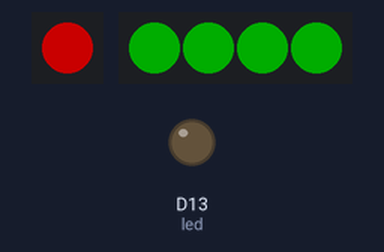
A program run on a simulated CircuitPython board. Parts: 1 RGB LEDs in strip order, left to right, 4 RGB LEDs in strip order, left to right, output pins drawn as LEDs (lit = HIGH). Dim RGB values are drawn brighter than linear; USB keyboard and mouse output is not drawn; touch pads read as touched when driven HIGH.

Above: at 0.15 s.
At 1.09 s:
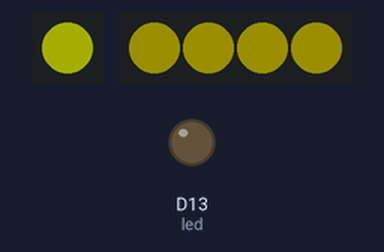
At 2.65 s:
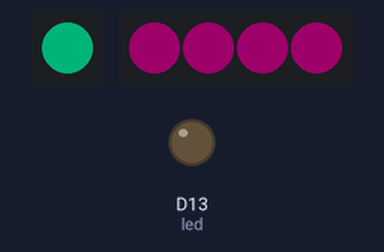
At 3.27 s:
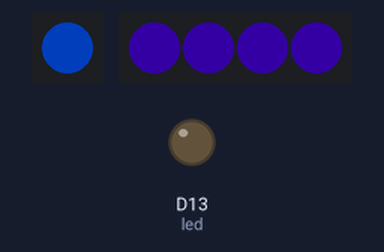
At 4.83 s:
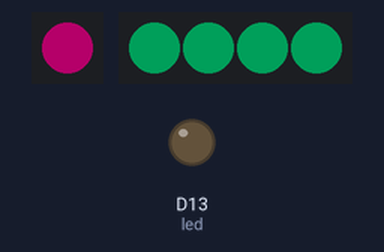
At 6.72 s:
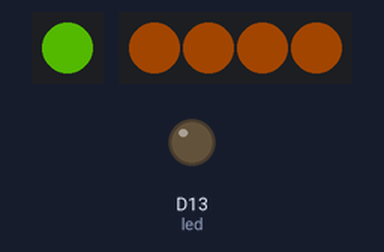
Timing chart, 0 to 7.0 s (numbered marks = the images above):
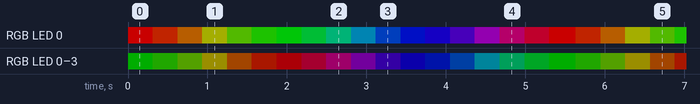

The program:

neopixel-test.py
```python
# Test program for the 3k badge
# Note this code has been designed with CircuitPython 2.0 libraries

import board
from digitalio import DigitalInOut, Direction, Pull
import touchio
from adafruit_hid.keyboard import Keyboard
from adafruit_hid.keycode import Keycode
import adafruit_dotstar as dotstar
import time
import neopixel

# One pixel connected internally!
dot = dotstar.DotStar(board.APA102_SCK, board.APA102_MOSI, 1, brightness=0.4)

# Built in red LED
led = DigitalInOut(board.D13)
led.direction = Direction.OUTPUT

# Capacitive touch on D3
touch = touchio.TouchIn(board.D3)

# NeoPixel strip connected on D4
NUMPIXELS = 4
neopixels = neopixel.NeoPixel(board.D4, NUMPIXELS, brightness=0.2, auto_write=False)

# Used if we do HID output, see below
kbd = Keyboard()

######################### HELPERS ##############################

# Helper to give us a nice color swirl on DOT (R,G,B)
def wheeld(pos):
    # Input a value 0 to 255 to get a color value.
    # The colours are a transition r - g - b - back to r.
    if (pos < 0) or (pos > 255):
        return (0, 0, 0)
    if pos < 85:
        return (int(255 - pos*3), int(pos*3), 0)
    elif pos < 170:
        pos -= 85
        return (0, int(255 - (pos*3)), int(pos*3))
    else:
        pos -= 170
        return (int(pos*3), 0, int(255 - pos*3))

# Helper to give us a nice color swirl on NeoPixel (G,R,B)
def wheeln(pos):
    # Input a value 0 to 255 to get a color value.
    # The colours are a transition r - g - b - back to r.
    if (pos < 0) or (pos > 255):
        return (0, 0, 0)
    if pos < 85:
        # return (int(255 - pos*3), int(pos*3), 0)
        return (int(pos*3), int(255 - pos*3), 0)
    elif pos < 170:
        pos -= 85
        # return (0, int(255 - (pos*3)), int(pos*3))
        return (int(255 - (pos*3)), 0, int(pos*3))
    else:
        pos -= 170
        # return (int(pos*3), 0, int(255 - pos*3))
        return (0, int(pos*3), int(255 - pos*3))

######################### MAIN LOOP ##############################
i = 0
while True:
  # spin internal LED around! autoshow is on
  dot[0] = wheeld(i & 255)
#  dot[0] = (0,255,0)

  # also make the neopixels swirl around
  #for p in range(NUMPIXELS):
  #    idx = int ((p * 256 / NUMPIXELS) + i)
  #    neopixels[p] = wheel(idx & 255)
  #neopixels.show()
#  neopixels[0] = (0, 255, 0)
  neopixels[0] = wheeln(i & 255)
  neopixels[1] = wheeln(i & 255)
  neopixels[2] = wheeln(i & 255)
  neopixels[3] = wheeln(i & 255)
  neopixels.show()

  # use D3 as capacitive touch to turn on internal LED
#  if touch.value:
#      print("D3 touched!")
#  led.value = touch.value

#  print (i)
  i = (i+1) % 256  # run from 0 to 255
  time.sleep(0.02) # make bigger to slow down
```

Measured:
- by itself, everything shown: repeats every 5.3 s, in 18 steps
